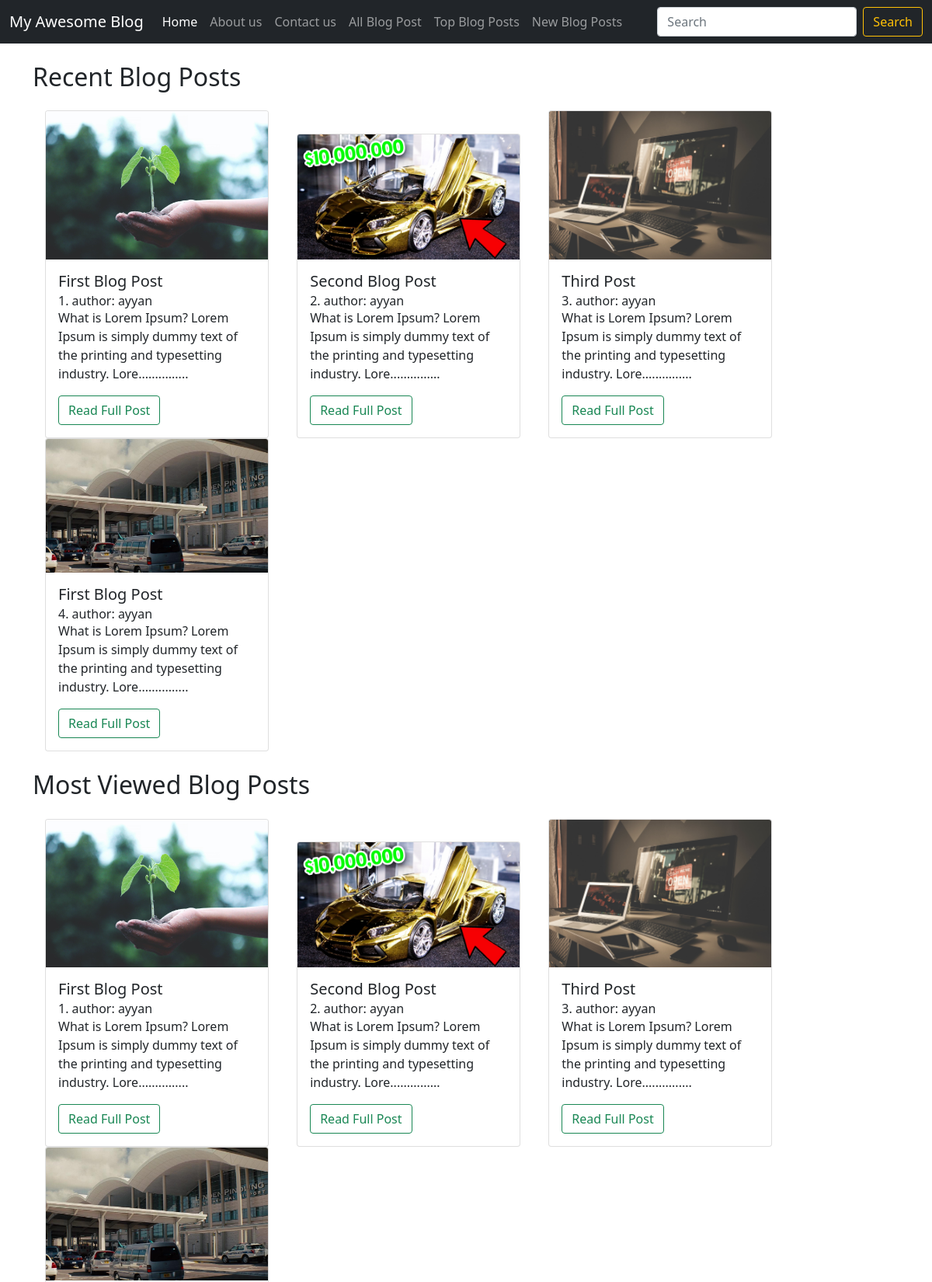
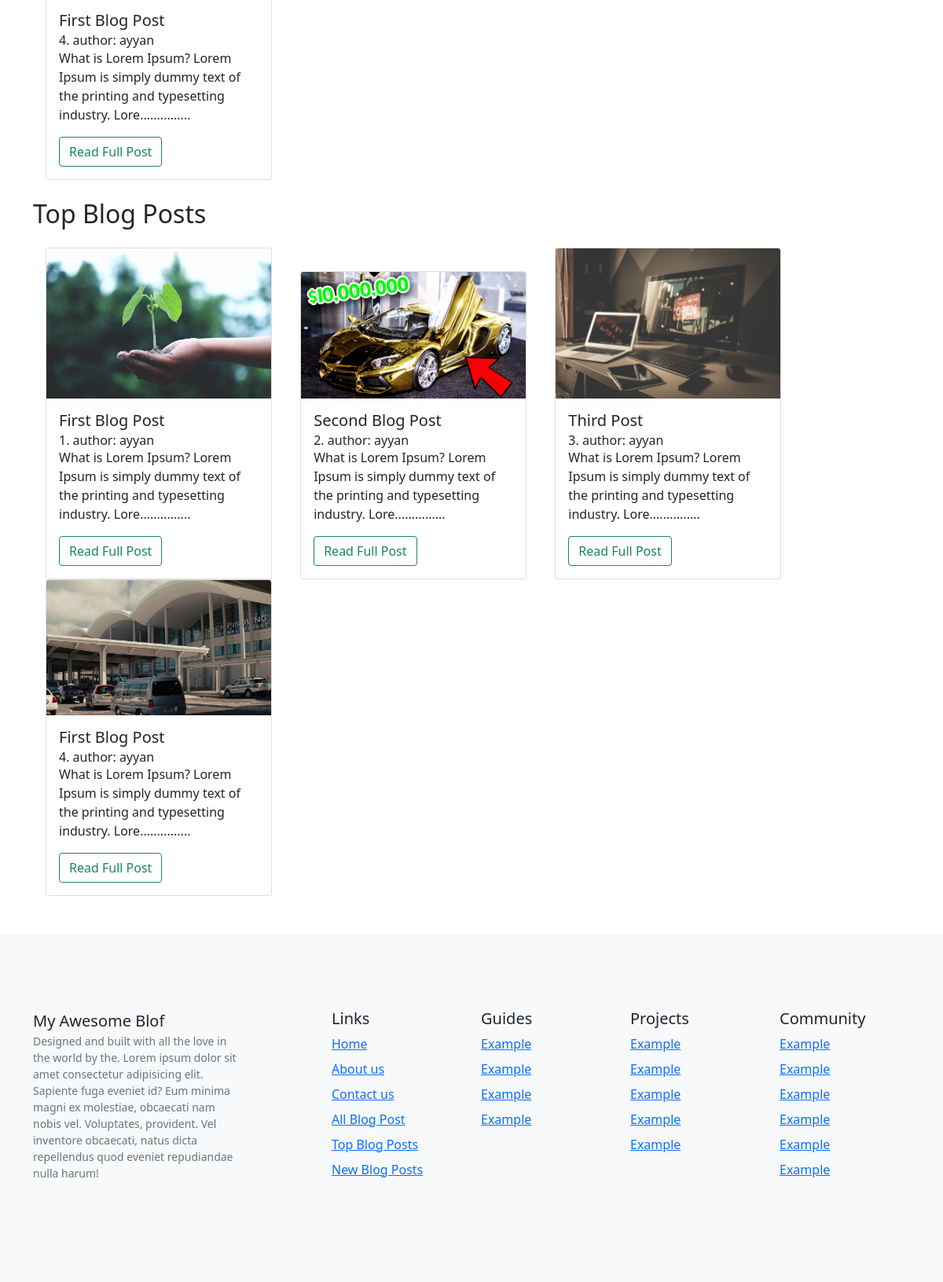
The page / on the database its author committed (2 pictures, top to bottom).
### blog/models.py (models this page shows, shortened)
class Posts(models.Model):
    sno = models.AutoField(primary_key=True)
    title = models.CharField(max_length=60)
    author = models.CharField(max_length=20)
    description = models.CharField(max_length=2000)
    front_banner = models.ImageField(upload_to='blog/images',default="")
    date_posted =  models.DateField(default="")

### blog/views.py (the view)
# urls.py: path('', views.home, name="Homepage"),
def home(request):
    posts = Posts.objects.all()
    content = {
        "posts":posts
    }
    return render(request,'home.html',content)

### templates/home.html (shortened to what this page needs)
{% extends 'base.html' %}
{% block body %}
<section>
  <h2 class="container my-4">
      Recent Blog Posts
    </h2>
    <div class="container Recent_blog_posts">
      {% for post in posts %}
      <div class="card mx-3" style="width: 18rem; display: inline-block;">
        <img src="/media/{{post.front_banner}}" class="card-img-top" alt="...">
        <div class="card-body">
          <h5 class="card-title">{{post.title}}</h5>
          <h6 class="card-subtitle">{{post.sno}}. <span class="author_text">author:</span> {{post.author}}</h6>
          <p class="card-text">{{post.description|slice:":100"}}...............</p>
          <a href="/blog-post/{{post.sno}}" class="btn btn-outline-success readmore" id="{{post.sno}}">Read Full Post</a>
        </div>
      </div>
      {% endfor %}
    </div>
    <h2 class="container my-4">
      Most Viewed Blog Posts
    </h2>
    <div class="container Most_Viewed_blog_posts">
      {% for post in posts %}
      <div class="card mx-3" style="width: 18rem; display: inline-block;">
        <img src="/media/{{post.front_banner}}" class="card-img-top" alt="...">
        <div class="card-body">
          <h5 class="card-title">{{post.title}}</h5>
          <h6 class="card-subtitle">{{post.sno}}. <span class="author_text">author:</span> {{post.author}}</h6>
          <p class="card-text">{{post.description|slice:":100"}}...............</p>
          <a href="/blog-post/{{post.sno}}" class="btn btn-outline-success readmore" id="{{post.sno}}">Read Full Post</a>
        </div>
      </div>
      {% endfor %}
    </div>
    <h2 class="container my-4">
      Top Blog Posts
    </h2>
    <div class="container Top_Viewed_blog_posts">
      {% for post in posts %}
      <div class="card mx-3" style="width: 18rem; display: inline-block;">
        <img src="/media/{{post.front_banner}}" class="card-img-top" alt="...">
        <div class="card-body">
          <h5 class="card-title">{{post.title}}</h5>
          <h6 class="card-subtitle">{{post.sno}}. <span class="author_text">author:</span> {{post.author}}</h6>
          <p class="card-text">{{post.description|slice:":100"}}...............</p>
          <a href="/blog-post/{{post.sno}}" class="btn btn-outline-success readmore" id="{{post.sno}}">Read Full Post</a>
        </div>
      </div>
      {% endfor %}
    </div>
  </section>
  {% endblock body %}

### templates/base.html (shortened to what this page needs)
<!doctype html>
<html lang="en">
<head>
  <link href="https://cdn.jsdelivr.net/npm/bootstrap@5.1.1/dist/css/bootstrap.min.css" rel="stylesheet"
>
</head>
<body>
  <nav class="navbar navbar-expand-lg navbar-dark bg-dark">
    <div class="container-fluid">
      <a class="navbar-brand" href="/">My Awesome Blog</a>
      <div class="collapse navbar-collapse" id="navbarSupportedContent">
        <ul class="navbar-nav me-auto mb-2 mb-lg-0">
          <li class="nav-item">
            <a class="nav-link active" aria-current="page" href="/">Home</a>
          </li>
          <li class="nav-item">
            <a class="nav-link" href="#">About us</a>
          </li>
          <li class="nav-item">
            <a class="nav-link" href="#">Contact us</a>
          </li>
          <li class="nav-item">
            <a class="nav-link" href="#">All Blog Post</a>
          </li>
          <li class="nav-item">
            <a class="nav-link" href="#">Top Blog Posts</a>
          </li>
          <li class="nav-item">
            <a class="nav-link" href="#">New Blog Posts</a>
          </li>
        </ul>
        <form class="d-flex">
          <input class="form-control me-2" type="search" placeholder="Search" aria-label="Search">
          <button class="btn btn-outline-warning" type="submit">Search</button>
        </form>
      </div>
    </div>
  </nav>
  {% block body %}
  {% endblock body %}
  <footer class="bd-footer py-5 mt-5 bg-light">
    <div class="container py-5">
      <div class="row">
        <div class="col-lg-3 mb-3">
          <span class="fs-5">My Awesome Blof</span>
          <ul class="list-unstyled small text-muted">
            <li class="mb-2">Designed and built with all the love in the world by the. Lorem ipsum dolor sit amet
              consectetur adipisicing elit. Sapiente fuga eveniet id? Eum minima magni ex molestiae, obcaecati nam nobis
              vel. Voluptates, provident. Vel inventore obcaecati, natus dicta repellendus quod eveniet repudiandae
              nulla harum!</li>
          </ul>
        </div>
        <div class="col-6 col-lg-2 offset-lg-1 mb-3">
          <h5>Links</h5>
          <ul class="list-unstyled">
            <li class="mb-2"><a href="/">Home</a></li>
            <li class="mb-2"><a href="/docs/5.1/">About us</a></li>
            <li class="mb-2"><a href="/docs/5.1/examples/">Contact us</a></li>
            <li class="mb-2"><a href="https://themes.getbootstrap.com/">All Blog Post</a></li>
            <li class="mb-2"><a href="https://blog.getbootstrap.com/">Top Blog Posts</a></li>
            <li class="mb-2"><a href="https://blog.getbootstrap.com/">New Blog Posts</a></li>
          </ul>
        </div>
        <div class="col-6 col-lg-2 mb-3">
          <h5>Guides</h5>
          <ul class="list-unstyled">
            <li class="mb-2"><a href="/docs/5.1/getting-started/">Example</a></li>
            <li class="mb-2"><a href="/docs/5.1/examples/starter-template/">Example</a></li>
            <li class="mb-2"><a href="/docs/5.1/getting-started/webpack/">Example</a></li>
            <li class="mb-2"><a href="/docs/5.1/getting-started/parcel/">Example</a></li>
          </ul>
        </div>
        <div class="col-6 col-lg-2 mb-3">
          <h5>Projects</h5>
          <ul class="list-unstyled">
            <li class="mb-2"><a href="https://github.com/twbs/bootstrap">Example</a></li>
            <li class="mb-2"><a href="https://github.com/twbs/bootstrap/tree/v4-dev">Example</a></li>
            <li class="mb-2"><a href="https://github.com/twbs/icons">Example</a></li>
            <li class="mb-2"><a href="https://github.com/twbs/rfs">Example</a></li>
            <li class="mb-2"><a href="https://github.com/twbs/bootstrap-npm-starter">Example</a></li>
          </ul>
        </div>
        <div class="col-6 col-lg-2 mb-3">
          <h5>Community</h5>
          <ul class="list-unstyled">
            <li class="mb-2"><a href="https://github.com/twbs/bootstrap/issues">Example</a></li>
            <li class="mb-2"><a href="https://github.com/twbs/bootstrap/discussions">Example</a></li>
            <li class="mb-2"><a href="https://github.com/sponsors/twbs">Example</a></li>
            <li class="mb-2"><a href="https://opencollective.com/bootstrap">Example</a></li>
            <li class="mb-2"><a href="https://bootstrap-slack.herokuapp.com/">Example</a></li>
            <li class="mb-2"><a href="https://stackoverflow.com/questions/tagged/bootstrap-5">Example</a></li>
          </ul>
        </div>
      </div>
    </div>
  </footer>
</body>
</html>

### rows shown on the page
Posts: front_banner (picture), title "First Blog Post", sno "1", author "ayyan", description "What is Lorem Ipsum? Lorem Ipsum is simply dummy text of the printing and typesetting industry. Lore"
Posts: front_banner (picture), title "Second Blog Post", sno "2", author "ayyan", description "What is Lorem Ipsum? Lorem Ipsum is simply dummy text of the printing and typesetting industry. Lore"
Posts: front_banner (picture), title "Third Post", sno "3", author "ayyan", description "What is Lorem Ipsum? Lorem Ipsum is simply dummy text of the printing and typesetting industry. Lore"
Posts: front_banner (picture), title "First Blog Post", sno "4", author "ayyan", description "What is Lorem Ipsum? Lorem Ipsum is simply dummy text of the printing and typesetting industry. Lore"
